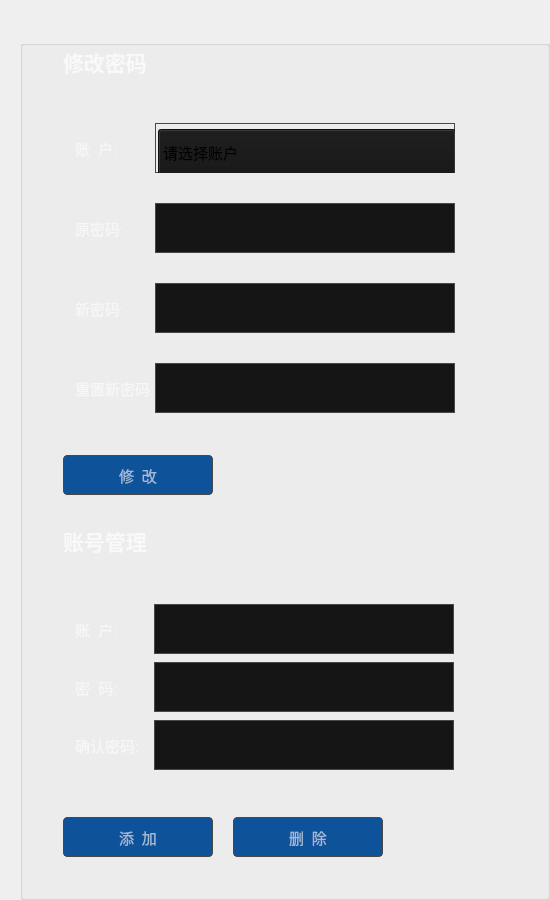
        <widget class="QWidget" name="tab_2">
         <property name="styleSheet">
          <string notr="true">QWidget#tab_2{
border: 1px solid;
border-color: rgb(0, 0, 0);
}</string>
         </property>
         <attribute name="icon">
          <iconset resource="ciwa.qrc">
           <normaloff>:/system/resources/icons/system/用户管理.png</normaloff>:/system/resources/icons/system/用户管理.png</iconset>
         </attribute>
         <attribute name="title">
          <string>用户管理</string>
         </attribute>
         <layout class="QGridLayout" name="gridLayout_2">
          <property name="leftMargin">
           <number>20</number>
          </property>
          <property name="topMargin">
           <number>40</number>
          </property>
          <property name="rightMargin">
           <number>0</number>
          </property>
          <property name="bottomMargin">
           <number>0</number>
          </property>
          <item row="0" column="0">
           <widget class="QGroupBox" name="groupBox">
            <property name="autoFillBackground">
             <bool>false</bool>
            </property>
            <property name="styleSheet">
             <string notr="true">QObject#groupBox{
border: 0px solid;
}

color: rgba(255, 255, 255, 153);</string>
            </property>
            <property name="title">
             <string/>
            </property>
            <layout class="QGridLayout" name="gridLayout_3" columnstretch="0,15,2">
             <property name="leftMargin">
              <number>0</number>
             </property>
             <property name="topMargin">
              <number>0</number>
             </property>
             <property name="rightMargin">
              <number>0</number>
             </property>
             <property name="bottomMargin">
              <number>0</number>
             </property>
             <property name="horizontalSpacing">
              <number>6</number>
             </property>
             <property name="verticalSpacing">
              <number>0</number>
             </property>
             <item row="0" column="1">
              <layout class="QVBoxLayout" name="verticalLayout_6">
               <property name="spacing">
                <number>30</number>
               </property>
               <item>
                <widget class="QLabel" name="label">
                 <property name="font">
                  <font>
                   <family>Agency FB</family>
                   <pointsize>16</pointsize>
                   <weight>75</weight>
                   <bold>true</bold>
                  </font>
                 </property>
                 <property name="styleSheet">
                  <string notr="true">color: rgba(255, 255, 255, 170);</string>
                 </property>
                 <property name="text">
                  <string>修改密码</string>
                 </property>
                </widget>
               </item>
               <item>
                <widget class="QGroupBox" name="groupBox_yonghu_1">
                 <property name="styleSheet">
                  <string notr="true">QObject#groupBox_yonghu_1{
border: none;

}
</string>
                 </property>
                 <layout class="QGridLayout" name="_2">
                  <property name="horizontalSpacing">
                   <number>0</number>
                  </property>
                  <property name="verticalSpacing">
                   <number>30</number>
                  </property>
                  <item row="2" column="0">
                   <widget class="QLabel" name="label_5">
                    <property name="font">
                     <font>
                      <pointsize>11</pointsize>
                     </font>
                    </property>
                    <property name="styleSheet">
                     <string notr="true">color: rgba(255, 255, 255, 153);</string>
                    </property>
                    <property name="text">
                     <string>新密码:</string>
                    </property>
                    <property name="alignment">
                     <set>Qt::AlignLeading|Qt::AlignLeft|Qt::AlignVCenter</set>
                    </property>
                   </widget>
                  </item>
                  <item row="2" column="1">
                   <widget class="QLineEdit" name="newpwd">
                    <property name="minimumSize">
                     <size>
                      <width>300</width>
                      <height>50</height>
                     </size>
                    </property>
                    <property name="maximumSize">
                     <size>
                      <width>300</width>
                      <height>50</height>
                     </size>
                    </property>
                    <property name="font">
                     <font>
                      <pointsize>11</pointsize>
                     </font>
                    </property>
                    <property name="styleSheet">
                     <string notr="true">border: 1px solid;
border-color: rgb(72, 72, 72);
 color: rgba(255, 255, 255, 153);
background-color: rgb(21, 21, 21);</string>
                    </property>
                   </widget>
                  </item>
                  <item row="1" column="0">
                   <widget class="QLabel" name="label_4">
                    <property name="font">
                     <font>
                      <pointsize>11</pointsize>
                     </font>
                    </property>
                    <property name="styleSheet">
                     <string notr="true">color: rgba(255, 255, 255, 153);</string>
                    </property>
                    <property name="text">
                     <string>原密码:</string>
                    </property>
                    <property name="alignment">
                     <set>Qt::AlignLeading|Qt::AlignLeft|Qt::AlignVCenter</set>
                    </property>
                   </widget>
                  </item>
                  <item row="1" column="1">
                   <widget class="QLineEdit" name="oldpwd">
                    <property name="minimumSize">
                     <size>
                      <width>300</width>
                      <height>50</height>
                     </size>
                    </property>
                    <property name="maximumSize">
                     <size>
                      <width>300</width>
                      <height>50</height>
                     </size>
                    </property>
                    <property name="font">
                     <font>
                      <pointsize>11</pointsize>
                     </font>
                    </property>
                    <property name="styleSheet">
                     <string notr="true">border: 1px solid;
border-color: rgb(72, 72, 72);
 color: rgba(255, 255, 255, 153);
background-color: rgb(21, 21, 21);</string>
                    </property>
                   </widget>
                  </item>
                  <item row="3" column="0">
                   <widget class="QLabel" name="label_6">
                    <property name="font">
                     <font>
                      <pointsize>11</pointsize>
                     </font>
                    </property>
                    <property name="styleSheet">
                     <string notr="true">color: rgba(255, 255, 255, 153);</string>
                    </property>
                    <property name="text">
                     <string>重置新密码:</string>
                    </property>
                    <property name="alignment">
                     <set>Qt::AlignLeading|Qt::AlignLeft|Qt::AlignVCenter</set>
                    </property>
                   </widget>
                  </item>
                  <item row="3" column="1">
                   <widget class="QLineEdit" name="renewpwd">
                    <property name="minimumSize">
                     <size>
                      <width>300</width>
                      <height>50</height>
                     </size>
                    </property>
                    <property name="maximumSize">
                     <size>
                      <width>300</width>
                      <height>50</height>
                     </size>
                    </property>
                    <property name="font">
                     <font>
                      <pointsize>11</pointsize>
                     </font>
                    </property>
                    <property name="styleSheet">
                     <string notr="true">border: 1px solid;
border-color: rgb(72, 72, 72);
 color: rgba(255, 255, 255, 153);
background-color: rgb(21, 21, 21);</string>
                    </property>
                   </widget>
                  </item>
                  <item row="0" column="0">
                   <widget class="QLabel" name="label_3">
                    <property name="font">
                     <font>
                      <pointsize>11</pointsize>
                     </font>
                    </property>
                    <property name="styleSheet">
                     <string notr="true">color: rgba(255, 255, 255, 153);</string>
                    </property>
                    <property name="text">
                     <string>账  户:</string>
                    </property>
                    <property name="alignment">
                     <set>Qt::AlignLeading|Qt::AlignLeft|Qt::AlignVCenter</set>
                    </property>
                   </widget>
                  </item>
                  <item row="0" column="1">
                   <widget class="QGroupBox" name="groupBox_username">
                    <property name="minimumSize">
                     <size>
                      <width>300</width>
                      <height>50</height>
                     </size>
                    </property>
                    <property name="maximumSize">
                     <size>
                      <width>300</width>
                      <height>50</height>
                     </size>
                    </property>
                    <property name="styleSheet">
                     <string notr="true">QObject#groupBox_username{
border: 1px solid;
border-color: rgb(72, 72, 72);
}</string>
                    </property>
                    <property name="title">
                     <string/>
                    </property>
                    <layout class="QHBoxLayout" name="horizontalLayout_6">
                     <property name="spacing">
                      <number>0</number>
                     </property>
                     <property name="leftMargin">
                      <number>0</number>
                     </property>
                     <property name="topMargin">
                      <number>0</number>
                     </property>
                     <property name="rightMargin">
                      <number>0</number>
                     </property>
                     <property name="bottomMargin">
                      <number>0</number>
                     </property>
                     <item>
                      <widget class="QComboBox" name="username">
                       <property name="minimumSize">
                        <size>
                         <width>298</width>
                         <height>47</height>
                        </size>
                       </property>
                       <property name="maximumSize">
                        <size>
                         <width>298</width>
                         <height>47</height>
                        </size>
                       </property>
                       <property name="font">
                        <font>
                         <pointsize>11</pointsize>
                        </font>
                       </property>
                       <property name="styleSheet">
                        <string notr="true">QComboBox{

background-color: rgb(21, 21, 21);

}
QComboBox::down-arrow { 

 image: url(:/resources/icons/ic_arrow_down.png);
}
QComboBox::drop-down {
border:none;
 }</string>
                       </property>
                       <item>
                        <property name="text">
                         <string>请选择账户</string>
                        </property>
                       </item>
                      </widget>
                     </item>
                    </layout>
                   </widget>
                  </item>
                  <item row="0" column="2">
                   <spacer name="horizontalSpacer">
                    <property name="orientation">
                     <enum>Qt::Horizontal</enum>
                    </property>
                    <property name="sizeHint" stdset="0">
                     <size>
                      <width>40</width>
                      <height>20</height>
                     </size>
                    </property>
                   </spacer>
                  </item>
                 </layout>
                </widget>
               </item>
               <item>
                <widget class="QPushButton" name="modifypwd">
                 <property name="minimumSize">
                  <size>
                   <width>150</width>
                   <height>40</height>
                  </size>
                 </property>
                 <property name="maximumSize">
                  <size>
                   <width>150</width>
                   <height>40</height>
                  </size>
                 </property>
                 <property name="font">
                  <font>
                   <family>Agency FB</family>
                   <pointsize>11</pointsize>
                   <weight>50</weight>
                   <italic>false</italic>
                   <bold>false</bold>
                  </font>
                 </property>
                 <property name="styleSheet">
                  <string notr="true">border: 1px solid;
border-color: rgb(72, 72, 72);
border-radius: 4px;
color: rgba(255, 255, 255, 153);
background: #0E529A;
</string>
                 </property>
                 <property name="text">
                  <string>修  改</string>
                 </property>
                </widget>
               </item>
               <item>
                <widget class="QLabel" name="label_54">
                 <property name="font">
                  <font>
                   <family>Agency FB</family>
                   <pointsize>16</pointsize>
                   <weight>75</weight>
                   <bold>true</bold>
                  </font>
                 </property>
                 <property name="styleSheet">
                  <string notr="true">color: rgba(255, 255, 255, 170);</string>
                 </property>
                 <property name="text">
                  <string>账号管理</string>
                 </property>
                </widget>
               </item>
               <item>
                <widget class="QGroupBox" name="groupBox_yonghu_2">
                 <property name="minimumSize">
                  <size>
                   <width>0</width>
                   <height>200</height>
                  </size>
                 </property>
                 <property name="styleSheet">
                  <string notr="true">QObject#groupBox_yonghu_2
{
border: none;

}
</string>
                 </property>
                 <property name="title">
                  <string/>
                 </property>
                 <layout class="QGridLayout" name="gridLayout_15">
                  <item row="1" column="0">
                   <widget class="QLabel" name="label_56">
                    <property name="font">
                     <font>
                      <pointsize>11</pointsize>
                     </font>
                    </property>
                    <property name="styleSheet">
                     <string notr="true">color: rgba(255, 255, 255, 153);</string>
                    </property>
                    <property name="text">
                     <string>密  码:</string>
                    </property>
                    <property name="alignment">
                     <set>Qt::AlignLeading|Qt::AlignLeft|Qt::AlignVCenter</set>
                    </property>
                   </widget>
                  </item>
                  <item row="2" column="1">
                   <widget class="QLineEdit" name="grpwd">
                    <property name="minimumSize">
                     <size>
                      <width>300</width>
                      <height>50</height>
                     </size>
                    </property>
                    <property name="maximumSize">
                     <size>
                      <width>300</width>
                      <height>50</height>
                     </size>
                    </property>
                    <property name="font">
                     <font>
                      <pointsize>11</pointsize>
                     </font>
                    </property>
                    <property name="styleSheet">
                     <string notr="true">border: 1px solid;
border-color: rgb(72, 72, 72);
 color: rgba(255, 255, 255, 153);
background-color: rgb(21, 21, 21);</string>
                    </property>
                   </widget>
                  </item>
                  <item row="1" column="1">
                   <widget class="QLineEdit" name="gpwd">
                    <property name="minimumSize">
                     <size>
                      <width>300</width>
                      <height>50</height>
                     </size>
                    </property>
                    <property name="maximumSize">
                     <size>
                      <width>300</width>
                      <height>50</height>
                     </size>
                    </property>
                    <property name="font">
                     <font>
                      <pointsize>11</pointsize>
                     </font>
                    </property>
                    <property name="styleSheet">
                     <string notr="true">border: 1px solid;
border-color: rgb(72, 72, 72);
 color: rgba(255, 255, 255, 153);
background-color: rgb(21, 21, 21);</string>
                    </property>
                   </widget>
                  </item>
                  <item row="0" column="0">
                   <widget class="QLabel" name="label_55">
                    <property name="font">
                     <font>
                      <pointsize>11</pointsize>
                     </font>
                    </property>
                    <property name="styleSheet">
                     <string notr="true">color: rgba(255, 255, 255, 153);</string>
                    </property>
                    <property name="text">
                     <string>账  户:</string>
                    </property>
                    <property name="alignment">
                     <set>Qt::AlignLeading|Qt::AlignLeft|Qt::AlignVCenter</set>
                    </property>
                   </widget>
                  </item>
                  <item row="2" column="0">
                   <widget class="QLabel" name="label_57">
                    <property name="font">
                     <font>
                      <pointsize>11</pointsize>
                     </font>
                    </property>
                    <property name="styleSheet">
                     <string notr="true">color: rgba(255, 255, 255, 153);</string>
                    </property>
                    <property name="text">
                     <string>确认密码:  </string>
                    </property>
                    <property name="alignment">
                     <set>Qt::AlignLeading|Qt::AlignLeft|Qt::AlignVCenter</set>
                    </property>
                   </widget>
                  </item>
                  <item row="0" column="1">
                   <widget class="QLineEdit" name="gusername">
                    <property name="minimumSize">
                     <size>
                      <width>300</width>
                      <height>50</height>
                     </size>
                    </property>
                    <property name="maximumSize">
                     <size>
                      <width>300</width>
                      <height>50</height>
                     </size>
                    </property>
                    <property name="font">
                     <font>
                      <pointsize>11</pointsize>
                     </font>
                    </property>
                    <property name="styleSheet">
                     <string notr="true">border: 1px solid;
border-color: rgb(72, 72, 72);
 color: rgba(255, 255, 255, 153);
background-color: rgb(21, 21, 21);</string>
                    </property>
                   </widget>
                  </item>
                  <item row="0" column="2">
                   <spacer name="horizontalSpacer_40">
                    <property name="orientation">
                     <enum>Qt::Horizontal</enum>
                    </property>
                    <property name="sizeHint" stdset="0">
                     <size>
                      <width>40</width>
                      <height>20</height>
                     </size>
                    </property>
                   </spacer>
                  </item>
                 </layout>
                </widget>
               </item>
               <item>
                <layout class="QHBoxLayout" name="horizontalLayout_4">
                 <property name="spacing">
                  <number>20</number>
                 </property>
                 <item>
                  <widget class="QPushButton" name="addpwd">
                   <property name="minimumSize">
                    <size>
                     <width>150</width>
                     <height>40</height>
                    </size>
                   </property>
                   <property name="maximumSize">
                    <size>
                     <width>150</width>
                     <height>40</height>
                    </size>
                   </property>
                   <property name="font">
                    <font>
                     <family>Agency FB</family>
                     <pointsize>11</pointsize>
                     <weight>50</weight>
                     <italic>false</italic>
                     <bold>false</bold>
                    </font>
                   </property>
                   <property name="styleSheet">
                    <string notr="true">border: 1px solid;
border-color: rgb(72, 72, 72);
border-radius: 4px;
color: rgba(255, 255, 255, 153);
background: #0E529A;
</string>
                   </property>
                   <property name="text">
                    <string>添  加</string>
                   </property>
                  </widget>
                 </item>
                 <item>
                  <widget class="QPushButton" name="delpwd">
                   <property name="minimumSize">
                    <size>
                     <width>150</width>
                     <height>40</height>
                    </size>
                   </property>
                   <property name="maximumSize">
                    <size>
                     <width>150</width>
                     <height>40</height>
                    </size>
                   </property>
                   <property name="font">
                    <font>
                     <family>Agency FB</family>
                     <pointsize>11</pointsize>
                     <weight>50</weight>
                     <italic>false</italic>
                     <bold>false</bold>
                    </font>
                   </property>
                   <property name="styleSheet">
                    <string notr="true">border: 1px solid;
border-color: rgb(72, 72, 72);
border-radius: 4px;
color: rgba(255, 255, 255, 153);
background: #0E529A;
</string>
                   </property>
                   <property name="text">
                    <string>删  除</string>
                   </property>
                  </widget>
                 </item>
                 <item>
                  <spacer name="horizontalSpacer_39">
                   <property name="orientation">
                    <enum>Qt::Horizontal</enum>
                   </property>
                   <property name="sizeHint" stdset="0">
                    <size>
                     <width>40</width>
                     <height>20</height>
                    </size>
                   </property>
                  </spacer>
                 </item>
                </layout>
               </item>
               <item>
                <spacer name="verticalSpacer_4">
                 <property name="orientation">
                  <enum>Qt::Vertical</enum>
                 </property>
                 <property name="sizeHint" stdset="0">
                  <size>
                   <width>20</width>
                   <height>40</height>
                  </size>
                 </property>
                </spacer>
               </item>
              </layout>
             </item>
             <item row="0" column="2">
              <spacer name="horizontalSpacer_5">
               <property name="orientation">
                <enum>Qt::Horizontal</enum>
               </property>
               <property name="sizeHint" stdset="0">
                <size>
                 <width>40</width>
                 <height>20</height>
                </size>
               </property>
              </spacer>
             </item>
             <item row="0" column="0">
              <spacer name="horizontalSpacer_4">
               <property name="orientation">
                <enum>Qt::Horizontal</enum>
               </property>
               <property name="sizeHint" stdset="0">
                <size>
                 <width>40</width>
                 <height>20</height>
                </size>
               </property>
              </spacer>
             </item>
            </layout>
           </widget>
          </item>
         </layout>
        </widget>
